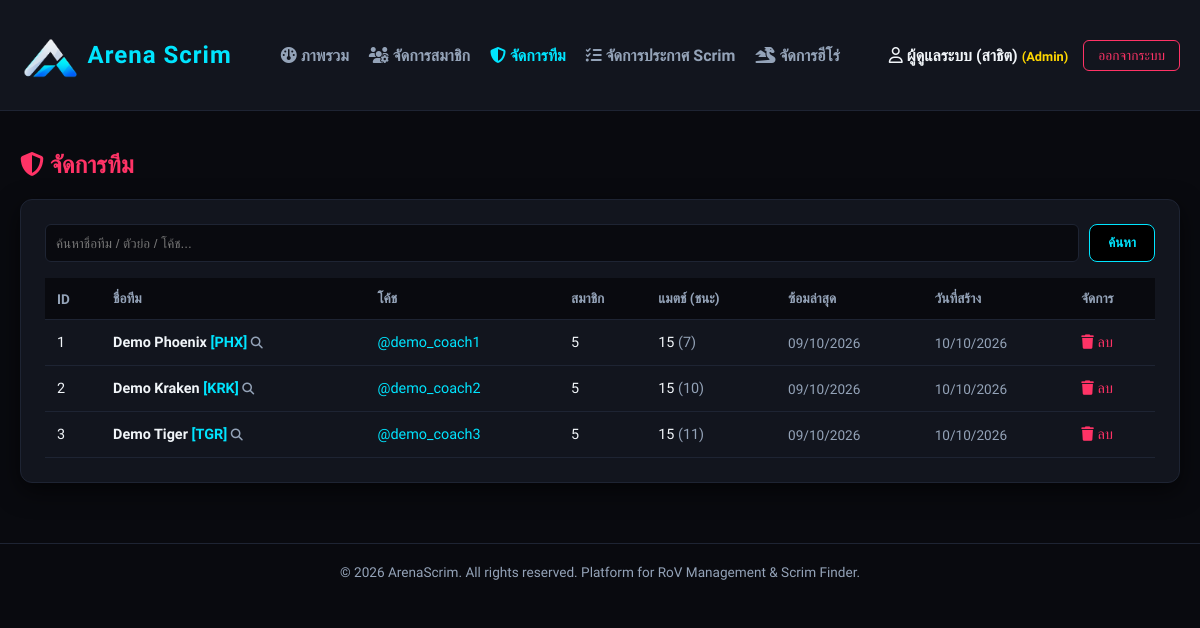
/admin/teams.php (signed in), run on the app's committed database.
### tables this page shows
CREATE TABLE `teams` (
  `team_id` int(11) NOT NULL AUTO_INCREMENT,
  `team_name` varchar(100) NOT NULL,
  `team_tag` varchar(10) NOT NULL,
  `leader_id` int(11) DEFAULT NULL COMMENT 'โค้ชของทีม (NULL = ไม่มีโค้ช)',
  `discord_link` varchar(255) DEFAULT NULL,
  `facebook_link` varchar(255) DEFAULT NULL,
  `line_id` varchar(100) DEFAULT NULL,
  `created_at` timestamp NOT NULL DEFAULT current_timestamp(),
  PRIMARY KEY (`team_id`),
  UNIQUE KEY `team_name` (`team_name`),
  KEY `leader_id` (`leader_id`),
  CONSTRAINT `teams_ibfk_1` FOREIGN KEY (`leader_id`) REFERENCES `users` (`user_id`) ON DELETE SET NULL
);

CREATE TABLE `users` (
  `user_id` int(11) NOT NULL AUTO_INCREMENT,
  `username` varchar(50) NOT NULL,
  `email` varchar(100) NOT NULL,
  `password` varchar(255) NOT NULL,
  `display_name` varchar(100) NOT NULL,
  `role` enum('user','admin') DEFAULT 'user',
  `created_at` timestamp NOT NULL DEFAULT current_timestamp(),
  `nickname` varchar(100) DEFAULT NULL,
  `fullname` varchar(255) DEFAULT NULL,
  `open_id` varchar(255) DEFAULT NULL,
  `full_id` varchar(255) DEFAULT NULL,
  PRIMARY KEY (`user_id`),
  UNIQUE KEY `username` (`username`),
  UNIQUE KEY `email` (`email`)
);

### admin/teams.php (the view, shortened to what this page needs)
<?php
require_once '../config/db.php';
$search = trim($_GET['q'] ?? '');
$params = [];
$where = '';
$stmt = $pdo->prepare("
    SELECT t.*, u.username AS leader_name,
           (SELECT COUNT(*) FROM team_members tm WHERE tm.team_id = t.team_id) AS member_count,
           (SELECT COUNT(*) FROM scrim_matches m WHERE m.team_id = t.team_id) AS match_count,
           (SELECT COUNT(*) FROM scrim_matches m WHERE m.team_id = t.team_id AND m.match_result = 'WIN') AS win_count,
           (SELECT MAX(m.match_date) FROM scrim_matches m WHERE m.team_id = t.team_id) AS last_match
    FROM teams t
    LEFT JOIN users u ON t.leader_id = u.user_id
    $where
    ORDER BY t.created_at DESC
");
$stmt->execute($params);
$teams = $stmt->fetchAll();
$input = "padding: 10px; background: #090A0F; border: 1px solid var(--border-color); color: #fff; border-radius: 6px;";
[$teams_page, $page, $pages] = paginate_rows($teams);
include '../includes/header.php';
?>
<div style="margin-top: 20px;">
    <h2 style="color: var(--neon-red); margin-bottom: 20px;"><i class="fa-solid fa-shield-halved"></i> จัดการทีม</h2>
    <div class="arena-card">
        <form method="GET" style="display: flex; gap: 10px; margin-bottom: 16px; flex-wrap: wrap;">
            <input type="text" name="q" value="<?= e($search) ?>" placeholder="ค้นหาชื่อทีม / ตัวย่อ / โค้ช..." style="flex: 1; min-width: 220px; <?= $input ?>">
            <button type="submit" class="btn-cyber" style="padding: 10px 18px;">ค้นหา</button>
        </form>
        <table class="admin-table">
            <thead>
                <tr>
                    <th>ID</th>
                    <th>ชื่อทีม</th>
                    <th>โค้ช</th>
                    <th>สมาชิก</th>
                    <th>แมตช์ (ชนะ)</th>
                    <th>ซ้อมล่าสุด</th>
                    <th>วันที่สร้าง</th>
                    <th>จัดการ</th>
                </tr>
            </thead>
            <tbody>
                <?php foreach ($teams_page as $t): ?>
                    <tr>
                        <td><?= (int)$t['team_id'] ?></td>
                        <td style="font-weight: 600;"><a href="team-detail.php?id=<?= (int)$t['team_id'] ?>" style="color: var(--text-main); text-decoration: none;"><?= e($t['team_name']) ?> <span style="color: var(--neon-cyan);">[<?= e($t['team_tag']) ?>]</span> <i class="fa-solid fa-magnifying-glass" style="font-size: 0.75rem; color: var(--text-muted);"></i></a></td>
                        <td style="color: var(--neon-cyan);"><?= $t['leader_name'] ? '@' . e($t['leader_name']) : '<span style="color: var(--neon-red);">ไม่มีโค้ช</span>' ?></td>
                        <td><?= (int)$t['member_count'] ?></td>
                        <td><?= (int)$t['match_count'] ?> <span style="color: var(--text-muted);">(<?= (int)$t['win_count'] ?>)</span></td>
                        <td style="color: var(--text-muted); font-size: 0.85rem;"><?= $t['last_match'] ? date('d/m/Y', strtotime($t['last_match'])) : '-' ?></td>
                        <td style="color: var(--text-muted); font-size: 0.85rem;"><?= date('d/m/Y', strtotime($t['created_at'])) ?></td>
                        <td>
                            <?= post_button('../actions/admin-process.php?action=delete_team', ['id' => (int)$t['team_id']],
                                '<i class="fa-solid fa-trash"></i> ลบ', 'color: var(--neon-red);',
                                "ยืนยันลบทีมนี้?\nสมาชิก ผลการซ้อม และประกาศ Scrim ของทีมจะถูกลบทั้งหมด") ?>
                        </td>
                    </tr>
                <?php endforeach; ?>
            </tbody>
        </table>
    </div>
</div>
<?php include '../includes/footer.php'; ?>

### config/functions.php (shortened to what this page needs)
<?php
function e($value)
{
    return htmlspecialchars((string)($value ?? ''), ENT_QUOTES, 'UTF-8');
}
function csrf_token()
{
    return $_SESSION['csrf'];
}
function csrf_field()
{
    return '<input type="hidden" name="csrf" value="' . csrf_token() . '">';
}
function post_button($action, array $fields, $label_html, $style = '', $confirm = '')
{
    $html = '<form method="POST" action="' . e($action) . '" style="display: inline; margin: 0;"'
        . ($confirm !== '' ? ' onsubmit="return confirm(' . e(json_encode($confirm, JSON_UNESCAPED_UNICODE)) . ');"' : '')
        . '>' . csrf_field();
    foreach ($fields as $name => $value) {
        $html .= '<input type="hidden" name="' . e($name) . '" value="' . e($value) . '">';
    }
    return $html . '<button type="submit" style="cursor: pointer; font: inherit; background: none; border: none; padding: 0; ' . $style . '">'
        . $label_html . '</button></form>';
}
function paginate_rows(array $rows)
{
    $pages = max(1, (int)ceil(count($rows) / PER_PAGE));
    $page = min($pages, max(1, (int)($_GET['page'] ?? 1)));
    return [array_slice($rows, ($page - 1) * PER_PAGE, PER_PAGE), $page, $pages];
}

### assets/css/main.css (style rules this page uses)
:root { --bg-dark: #090A0F; --card-bg: #12151E; --border-color: #1E2433; --text-main: #F1F5F9; --text-muted: #94A3B8; --neon-cyan: #00E5FF; --neon-gold: #FFD700; --neon-red: #FF3366; }
*, *::before, *::after { box-sizing: border-box; }
body { background-color: var(--bg-dark); color: var(--text-main); font-family: 'Prompt', sans-serif; margin: 0; padding: 0; }
.arena-card { background-color: var(--card-bg); border: 1px solid var(--border-color); border-radius: 12px; padding: 24px; box-shadow: 0 8px 24px rgba(0, 0, 0, 0.6); }
.btn-cyber { background-color: #000000; color: var(--neon-cyan); border: 1px solid var(--neon-cyan); padding: 10px 20px; border-radius: 8px; font-weight: 600; cursor: pointer; transition: all 0.3s ease; text-decoration: none; display: inline-block; }

### assets/css/admin.css (style rules this page uses)
.admin-table { width: 100%; border-collapse: collapse; margin-top: 15px; }
.admin-table th { background-color: #090A0F; color: var(--text-muted); text-align: left; padding: 12px; font-size: 0.85rem; border-bottom: 1px solid var(--border-color); }
.admin-table td { padding: 14px 12px; border-bottom: 1px solid var(--border-color); color: var(--text-main); font-size: 0.9rem; }

### data on the page
teams: team_id "1", team_name "Demo Phoenix", team_tag "PHX", leader.username "demo_coach1", member_count "5", match_count "15", win_count "7", last_match "09/10/2026", created_at "10/10/2026"
teams: team_id "2", team_name "Demo Kraken", team_tag "KRK", leader.username "demo_coach2", member_count "5", match_count "15", win_count "10", last_match "09/10/2026", created_at "10/10/2026"
teams: team_id "3", team_name "Demo Tiger", team_tag "TGR", leader.username "demo_coach3", member_count "5", match_count "15", win_count "11", last_match "09/10/2026", created_at "10/10/2026"

### other printed values
$label "ภาพรวม"
$label "จัดการสมาชิก"
$label "จัดการทีม"
$label "จัดการประกาศ Scrim"
$label "จัดการฮีโร่"
$_SESSION['display_name'] "ผู้ดูแลระบบ (สาธิต)"
